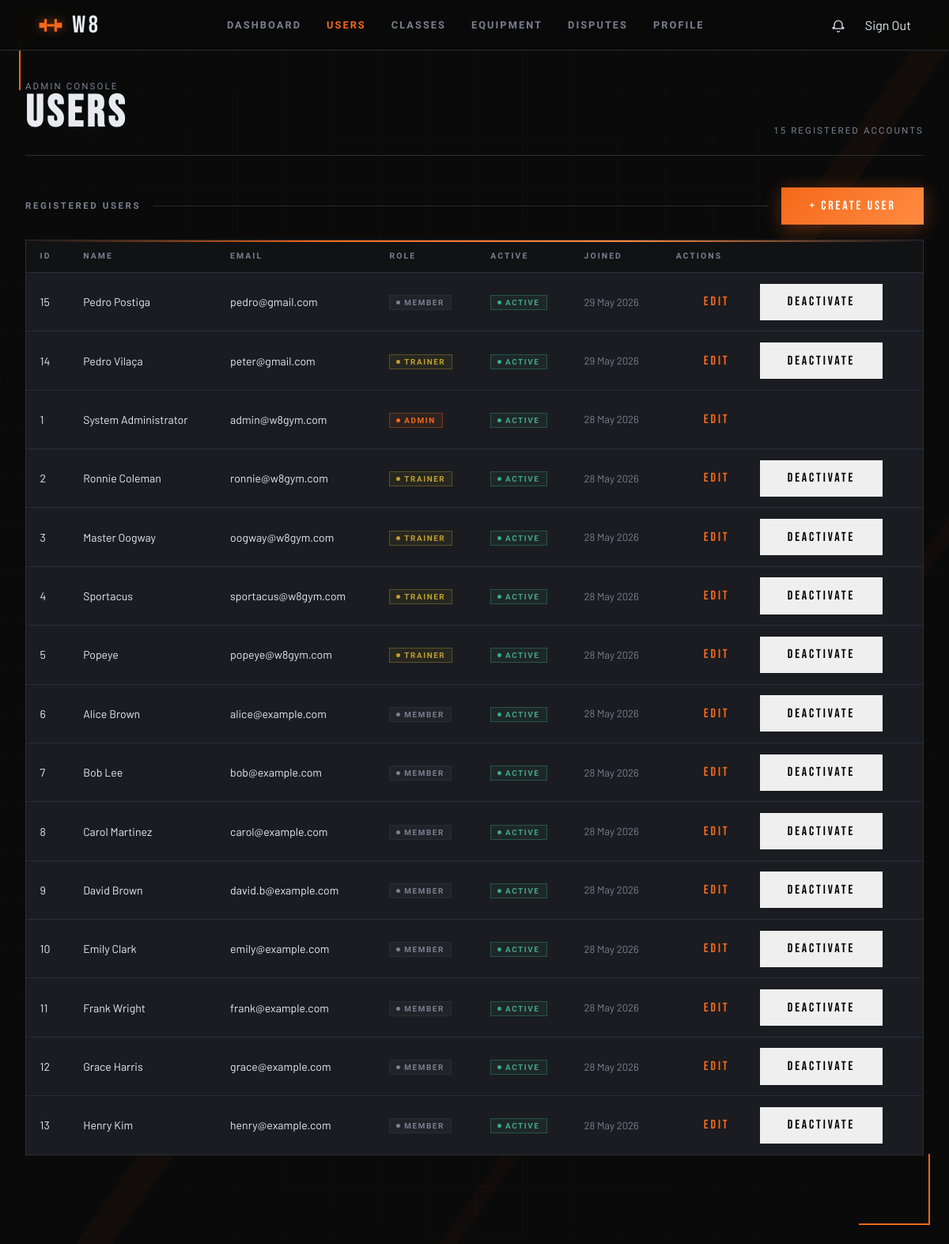
/pages/admin_users.php (signed in), run on the app's committed database.
### tables this page shows
CREATE TABLE users (
  id             INTEGER PRIMARY KEY AUTOINCREMENT,
  username       TEXT    NOT NULL UNIQUE,
  email          TEXT    NOT NULL UNIQUE,
  password_hash  TEXT    NOT NULL,
  first_name     TEXT    NOT NULL,
  last_name      TEXT    NOT NULL,
  phone          TEXT    DEFAULT NULL,
  date_of_birth  TEXT    DEFAULT NULL,   -- ISO-8601: YYYY-MM-DD
  photo_path     TEXT    DEFAULT NULL,   -- stored relative path
  role           TEXT    NOT NULL DEFAULT 'member'
                         CHECK (role IN ('member','trainer','admin')),
  is_active      INTEGER NOT NULL DEFAULT 1,
  created_at     TEXT    NOT NULL DEFAULT (datetime('now')),
  updated_at     TEXT    NOT NULL DEFAULT (datetime('now'))
  -- NOTE: update updated_at via UPDATE trigger or in application code
);

### config/session.php (called while the page is built, shortened)
<?php
function current_user(): ?array {
    return $_SESSION['user'] ?? null;
}
function require_login(string $redirect = '../pages/sign_in.php'): array {
    $user = current_user();
    return $user;
}
function require_role(string $role, string $redirect = '../pages/dashboard.php'): array {
    $user = require_login();
    return $user;
}
function require_admin(): array {
    return require_role('admin');
}

### pages/admin_users.php (the view, shortened to what this page needs)
<?php
require_once __DIR__ . '/../config/session.php';
$admin = require_admin();
$db = get_db();
$stmt = $db->query(
    'SELECT id, username, first_name, last_name, email, phone, role, is_active, created_at
     FROM users
     ORDER BY created_at DESC'
);
$users = $stmt->fetchAll();
?>
<!doctype html>
<html lang="en">
<head>
  <link rel="stylesheet" href="../css/base.css">
  <link rel="stylesheet" href="../css/components.css">
  <link rel="stylesheet" href="../css/admin.css">
</head>
<body>
  <span class="corner corner--tl"></span>
  <span class="corner corner--br"></span>
  <?php $current_page = 'admin_users'; require_once __DIR__ . '/../includes/nav.php'; ?>
  <main class="admin-layout">
    <header class="admin-header">
      <div>
        <div class="admin-header__sub">Admin Console</div>
        <h1 class="admin-header__title">Users</h1>
      </div>
      <div class="admin-header__sub"><?= count($users) ?> registered accounts</div>
    </header>
    <section class="admin-section">
      <div class="admin-section__heading">
        <span class="admin-section__title">Registered Users</span>
        <span class="admin-section__line"></span>
        <a href="admin_create_user.php" class="btn btn-primary">+ Create User</a>
      </div>
      <div class="admin-table-wrap">
        <table class="admin-table">
          <thead>
            <tr>
              <th>ID</th>
              <th>Name</th>
              <th>Email</th>
              <th>Role</th>
              <th>Active</th>
              <th>Joined</th>
              <th>Actions</th>
            </tr>
          </thead>
          <tbody>
            <?php foreach ($users as $u): ?>
            <tr>
              <td><?= (int)$u['id'] ?></td>
              <td><?= htmlspecialchars($u['first_name'] . ' ' . $u['last_name'], ENT_QUOTES, 'UTF-8') ?></td>
              <td><?= htmlspecialchars($u['email'], ENT_QUOTES, 'UTF-8') ?></td>
              <td><span class="badge badge--role-<?= htmlspecialchars($u['role'], ENT_QUOTES, 'UTF-8') ?>"><?= htmlspecialchars($u['role'], ENT_QUOTES, 'UTF-8') ?></span></td>
              <td><span class="badge <?= $u['is_active'] ? 'badge--active' : 'badge--inactive' ?>"><?= $u['is_active'] ? 'Active' : 'Inactive' ?></span></td>
              <td class="muted"><?= htmlspecialchars(date('d M Y', strtotime($u['created_at'])), ENT_QUOTES, 'UTF-8') ?></td>
              <td class="admin-table__actions">
                <a class="btn btn-secondary" href="admin_edit_user.php?id=<?= (int)$u['id'] ?>">Edit</a>
                <?php if ((int)$u['id'] !== (int)$admin['id']): ?>
                <form method="post" action="../actions/admin_toggle_user.php" style="display:inline; margin:0;">
                  <button class="btn btn-ghost" type="submit"><?= $u['is_active'] ? 'Deactivate' : 'Reactivate' ?></button>
                </form>
                <?php endif; ?>
              </td>
            </tr>
            <?php endforeach; ?>
          </tbody>
        </table>
      </div>
    </section>
  </main>
</body>
</html>

### css/base.css (style rules this page uses)
:root { --color-black: #0a0a0a; --color-dark: #111214; --color-steel: #1a1c21; --color-border: #2a2d35; --color-muted: #3e424f; --color-text: #e8eaf0; --color-subtle: #7a7f91; --color-accent: #f5681a; --color-accent2: #ff8c42; --color-glow: rgba(245, 104, 26, 0.18); --grad-accent: linear-gradient(135deg, var(--color-accent) 0%, var(--color-accent2) 100%); --radius-card: 2px; --radius-field: 2px; --transition: 0.22s cubic-bezier(0.4, 0, 0.2, 1); --font-display: 'Bebas Neue', sans-serif; --font-ui: 'Barlow Condensed', sans-serif; --font-body: 'Barlow', sans-serif; --fd: var(--font-display); --fu: var(--font-ui); --fb: var(--font-body); --t: var(--transition); --accent: var(--color-accent); --accent2: var(--color-accent2); --subtle: var(--color-subtle); --border: var(--color-border); --steel: var(--color-steel); --dark: var(--color-dark); --text: var(--color-text); --grad: var(--grad-accent); }
*, *::before, *::after { box-sizing: border-box; margin: 0; padding: 0; }
html { font-size: 16px; scroll-behavior: smooth; }
body { min-height: 100vh; background: var(--color-black); color: var(--color-text); font-family: var(--font-body); overflow-x: hidden; }
a { color: var(--color-accent); text-decoration: none; transition: color var(--transition); }
button { font-family: inherit; cursor: pointer; }

### css/components.css (style rules this page uses)
.corner { position: fixed; width: 90px; height: 90px; pointer-events: none; z-index: 1; }
.corner--tl { top: 24px; left: 24px; border-top: 2px solid var(--accent); border-left: 2px solid var(--accent); animation: corner-pulse 3s ease-in-out infinite; }
.corner--br { bottom: 24px; right: 24px; border-bottom: 2px solid var(--accent); border-right: 2px solid var(--accent); animation: corner-pulse 3s ease-in-out infinite 1.5s; }
.btn { font-family: var(--fd); font-size: 1rem; letter-spacing: .18em; padding: .85rem 2.2rem; border: none; cursor: pointer; transition: filter var(--t), transform var(--t), box-shadow var(--t); display: inline-flex; align-items: center; justify-content: center; gap: 0.6rem; text-decoration: none; position: relative; overflow: hidden; }
.btn-primary { background: var(--grad); color: #fff; box-shadow: 0 4px 24px rgba(245,104,26,.35); }
.btn-primary::before { content: ''; position: absolute; inset: 0; background: linear-gradient(90deg, transparent 0%, rgba(255,255,255,0.15) 50%, transparent 100%); transform: translateX(-100%); transition: transform 0.5s ease; }

### data on the page
users: id "15", first_name+last_name "Pedro Postiga", email "pedro@gmail.com", role "MEMBER", is_active "ACTIVE", created_at "29 May 2026"
users: id "14", first_name+last_name "Pedro Vilaça", email "peter@gmail.com", role "TRAINER", is_active "ACTIVE", created_at "29 May 2026"
users: id "1", first_name+last_name "System Administrator", email "admin@w8gym.com", role "ADMIN", is_active "ACTIVE", created_at "28 May 2026"
users: id "2", first_name+last_name "Ronnie Coleman", email "ronnie@w8gym.com", role "TRAINER", is_active "ACTIVE", created_at "28 May 2026"
users: id "3", first_name+last_name "Master Oogway", email "oogway@w8gym.com", role "TRAINER", is_active "ACTIVE", created_at "28 May 2026"
users: id "4", first_name+last_name "Sportacus", email "sportacus@w8gym.com", role "TRAINER", is_active "ACTIVE", created_at "28 May 2026"
users: id "5", first_name+last_name "Popeye", email "popeye@w8gym.com", role "TRAINER", is_active "ACTIVE", created_at "28 May 2026"
users: id "6", first_name+last_name "Alice Brown", email "alice@example.com", role "MEMBER", is_active "ACTIVE", created_at "28 May 2026"
users: id "7", first_name+last_name "Bob Lee", email "bob@example.com", role "MEMBER", is_active "ACTIVE", created_at "28 May 2026"
users: id "8", first_name+last_name "Carol Martinez", email "carol@example.com", role "MEMBER", is_active "ACTIVE", created_at "28 May 2026"
users: id "9", first_name+last_name "David Brown", email "david.b@example.com", role "MEMBER", is_active "ACTIVE", created_at "28 May 2026"
users: id "10", first_name+last_name "Emily Clark", email "emily@example.com", role "MEMBER", is_active "ACTIVE", created_at "28 May 2026"
users: id "11", first_name+last_name "Frank Wright", email "frank@example.com", role "MEMBER", is_active "ACTIVE", created_at "28 May 2026"
users: id "12", first_name+last_name "Grace Harris", email "grace@example.com", role "MEMBER", is_active "ACTIVE", created_at "28 May 2026"
users: id "13", first_name+last_name "Henry Kim", email "henry@example.com", role "MEMBER", is_active "ACTIVE", created_at "28 May 2026"

### other printed values
count($users) "15"
